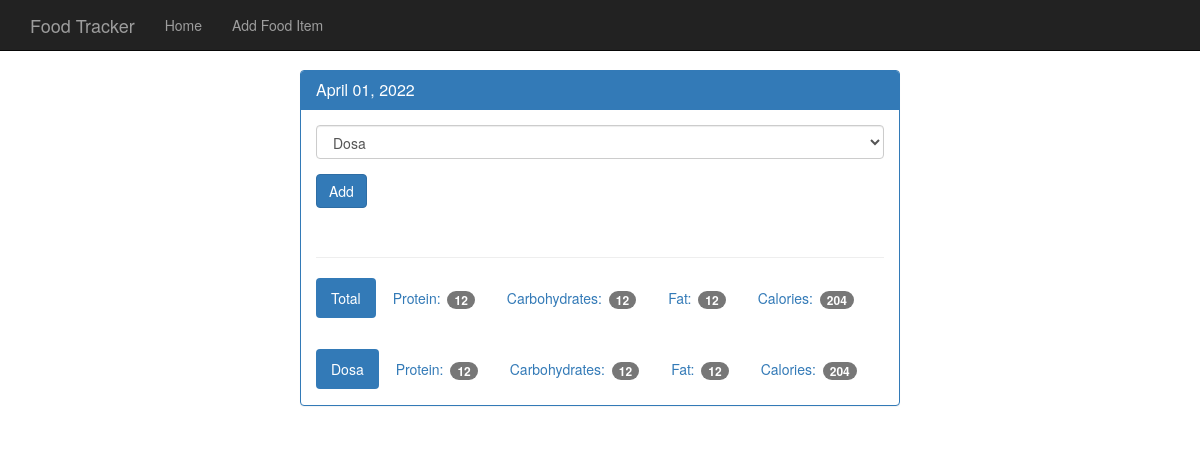
Page /view/20220401 on the committed database.
### tables this page shows
CREATE TABLE food (
    id INTEGER PRIMARY KEY AUTOINCREMENT,
    name TEXT NOT NULL,
    protein INTEGER NOT NULL,
    carbohydrates INTEGER NOT NULL,
    fat INTEGER NOT NULL,
    calories INTEGER NOT NULL
);

### app.py (the view)
@app.route('/view/<date>', methods=['GET','POST']) # date will be in the format 20220501
def view(date):
    db = get_db()
    cur = db.execute('select id, entry_date from log_date where entry_date = ?',[date])
    date_result = cur.fetchone()
    d = datetime.strptime(str(date_result['entry_date']),'%Y%m%d')
    pretty_date = datetime.strftime(d,"%B %d, %Y")
    if request.method == 'POST':
        db.execute('insert into food_date (food_id, log_date_id) values (?, ?)',[request.form['food-select'], date_result['id']])
        db.commit()
    food_cur = db.execute('select id, name from food;')
    food_results = food_cur.fetchall()
    log_cur = db.execute('''select food.name, food.protein, food.carbohydrates, food.fat, food.calories
                            from food
                            join food_date on food.id = food_date.food_id
                            join log_date on food_date.log_date_id = log_date.id
                            where log_date.entry_date = ?''',[date])
    log_results = log_cur.fetchall()
    total_cur = db.execute('''select sum(food.protein) as protein,
                            sum(food.carbohydrates) as carbohydrates,
                            sum(food.fat) as fat,
                            sum(food.calories) as calories
                            from food
                            join food_date on food.id = food_date.food_id
                            join log_date on food_date.log_date_id = log_date.id
                            where log_date.entry_date = ?''',[date])
    total_results = total_cur.fetchone()
    return render_template('day.html', entry_date = date_result['entry_date'], pretty_date= pretty_date, food_results=food_results, log_results=log_results, total_results=total_results)

### database.py (called while the page is built)
def connect_db():
    sql = sqlite3.connect('C:\\Users\\vishnu.adepu\\Desktop\\sqlite\\food_log.db')
    sql.row_factory = sqlite3.Row # converts tuples to dictionary
    return sql

def get_db():
    if not hasattr(g, 'sqlite3_db'):
        g.sqlite_db = connect_db()
    return g.sqlite_db

### templates/day.html
{% extends 'base.html' %}
{% block body %}
<nav class="navbar navbar-inverse navbar-fixed-top">
	<div class="container">
		<div class="navbar-header">
			<a class="navbar-brand" href="{{ url_for('index') }}">Food Tracker</a>
		</div>
		<div id="navbar" class="navbar-collapse collapse">
			<ul class="nav navbar-nav">
				<li><a href="{{ url_for('index') }}">Home</a></li>
				<li><a href="{{ url_for('food') }}">Add Food Item</a></li>
			</ul>
		</div>
	</div>
</nav>
<div class="container theme-showcase col-sm-6 col-sm-offset-3" role="main">
	<div class="row">
		<div>
			<div class="panel panel-primary">
				<div class="panel-heading">
					<h3 class="panel-title">{{ pretty_date }}</h3>
				</div>
				<div class="panel-body">
					<form method="POST" action="{{ url_for('view', date=entry_date) }}">
						<div class="form-group">
							<select class="form-control" name="food-select">
								{% for food in food_results %}
								<option value="{{ food.id }}"> {{food.name}}</option>
								{% endfor %}
							</select>
						</div>
						<button type="submit" class="btn btn-primary">Add</button>
					</form>
					<div class="page-header"></div>
					<ul class="nav nav-pills" role="tablist">
						<li class="active"><a>Total</a></li>
						<li><a>Protein: <span class="badge">{{total_results.protein}}</span></a></li>
						<li><a>Carbohydrates: <span class="badge">{{ total_results.carbohydrates }}</span></a></li>
						<li><a>Fat: <span class="badge">{{ total_results.fat }}</span></a></li>
						<li><a>Calories: <span class="badge">{{ total_results.calories }}</span></a></li>
					</ul>
				</div>
				{% for item in log_results %}
				<div class="panel-body">
					<ul class="nav nav-pills" role="tablist">
						<li class="active"><a>{{ item.name}}</a></li>
						<li><a>Protein: <span class="badge">{{ item.protein }}</span></a></li>
						<li><a>Carbohydrates: <span class="badge">{{ item.carbohydrates }}</span></a></li>
						<li><a>Fat: <span class="badge">{{ item.fat }}</span></a></li>
						<li><a>Calories: <span class="badge">{{ item.calories }}</span></a></li>
					</ul>
				</div>
				{% endfor %}
			</div>
		</div>
	</div>
</div>
{% endblock %}

### static/theme.css (style rules this page uses)
body { padding-top: 70px; padding-bottom: 30px; }

### rows in the picture
food: name "Dosa", protein "12", carbohydrates "12", fat "12", calories "204"

### other values in the picture
{{ pretty_date }} "April 01, 2022"
{{ total_results.protein }} "12"
{{ total_results.carbohydrates }} "12"
{{ total_results.fat }} "12"
{{ total_results.calories }} "204"
form field food-select "Dosa"
